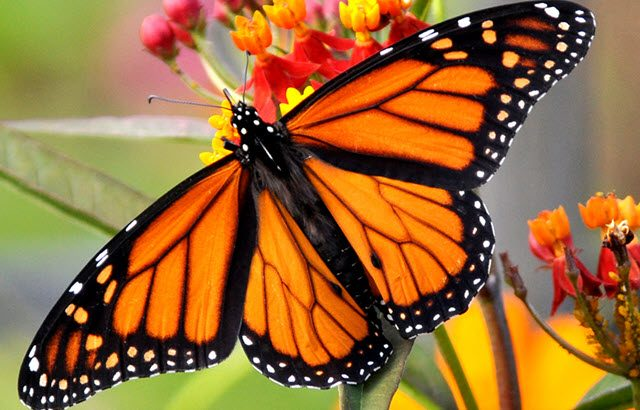
#> input picture Modulo 3 - PDI/Mariposa.jpg, 640 x 410 px
$ jupyter execute 'Detección de bordes.ipynb'
#> lines starting #> are read from the running program, lines starting #| are printed output that depends on the picture
# Detección de bordes

## Sobel

[cell 1]
from skimage import io, filters
from skimage.color import rgb2gray

[cell 2]
imagen = io.imread("Mariposa.jpg")
#> imagen is the input picture: shape (410, 640, 3); mean R, G, B 152.1, 106.3, 54.4
io.imshow(imagen)
io.show()

[cell 3]
imagGris = rgb2gray(imagen)
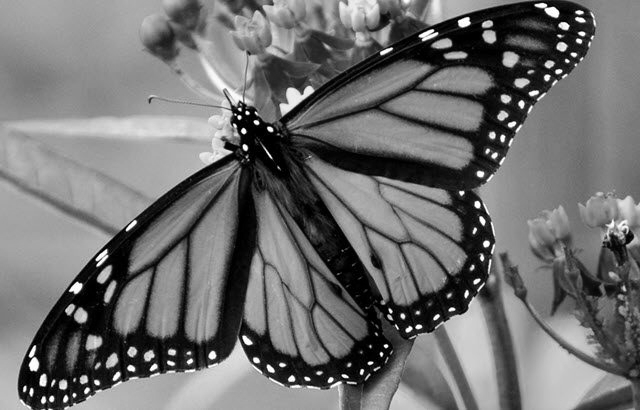
#> imagGris: shape (410, 640) float64; min 0, max 1, mean 0.44
io.imshow(imagGris)
io.show()

[cell 4]
sobel = filters.sobel(imagGris)
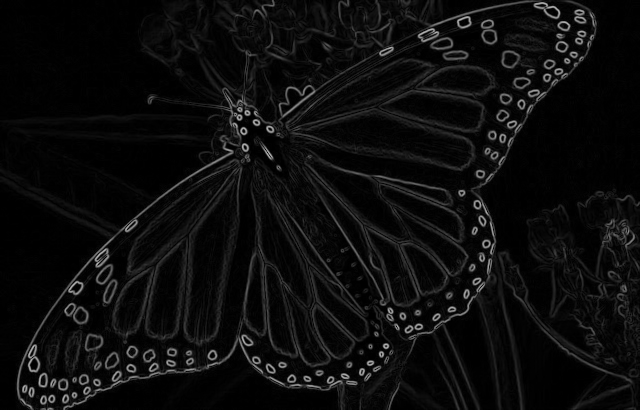
#> sobel: shape (410, 640) float64; min 0, max 0.727, mean 0.0516
io.imshow(sobel)
io.show()

## Prewit

[cell 5]
prewitt = filters.prewitt(imagGris)
io.imshow(prewitt)
io.show()

$ run again, with Modulo 3 - PDI/Gato.jpg copied over Modulo 3 - PDI/Mariposa.jpg
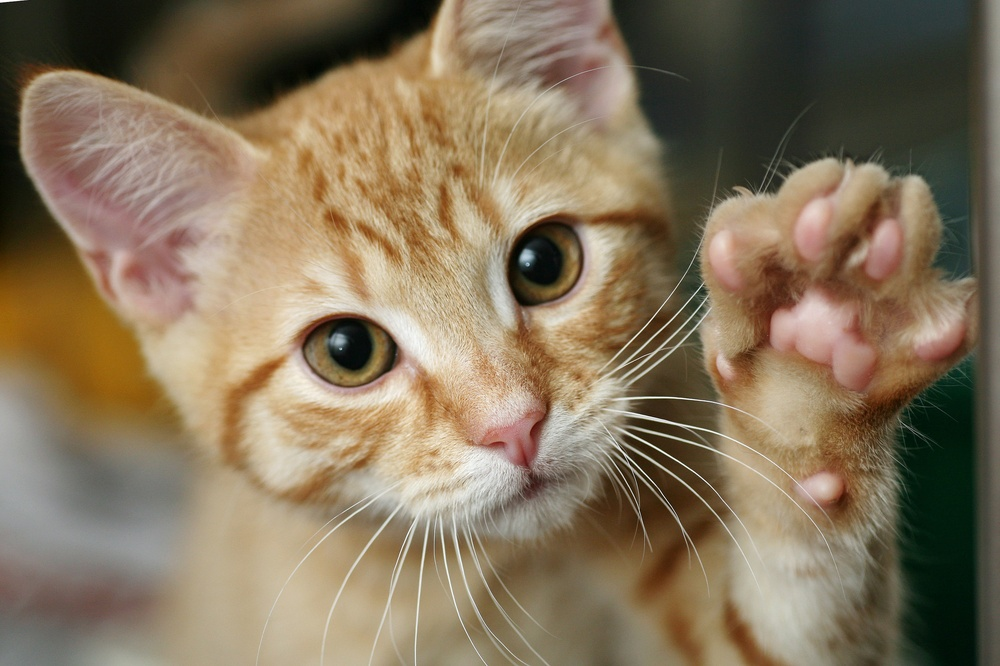
#> input picture Modulo 3 - PDI/Gato.jpg, 1000 x 666 px, shrunk from 2048 x 1364 before the run
#> imagen is the input picture: shape (666, 1000, 3); mean R, G, B 132.9, 116.3, 91.6
#> `imagGris = rgb2gray(imagen)`:
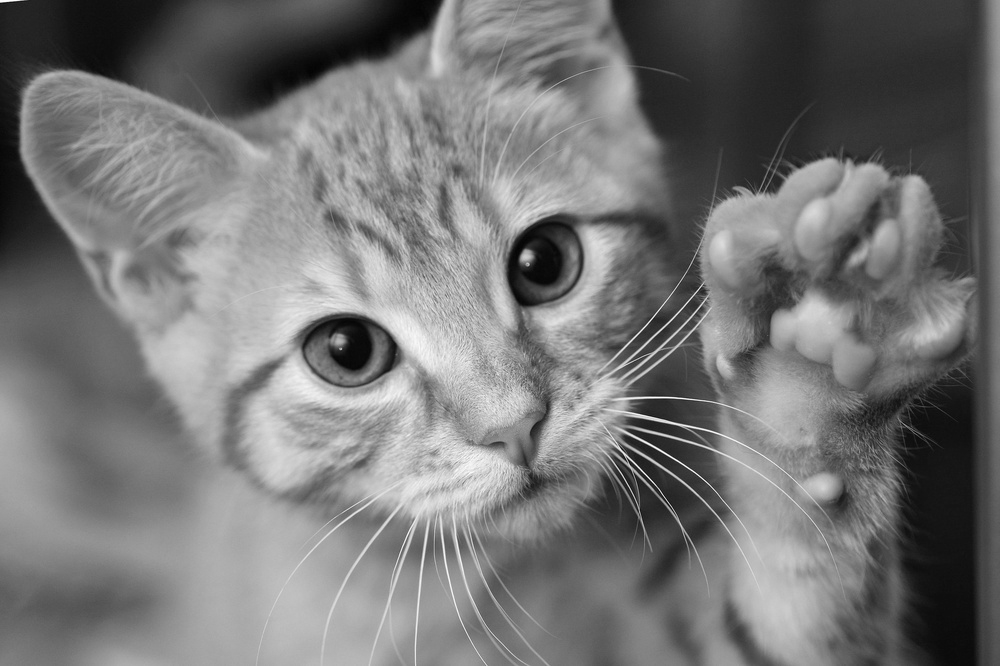
#> imagGris: shape (666, 1000) float64; min 0.0143, max 1, mean 0.463
#> `sobel = filters.sobel(imagGris)`:
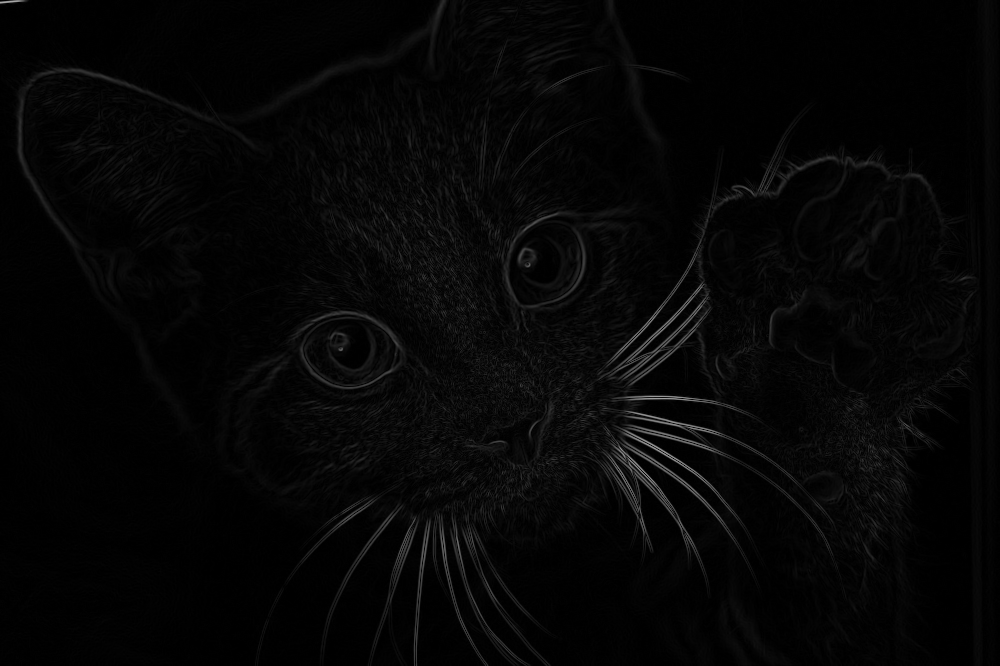
#> sobel: shape (666, 1000) float64; min 0, max 0.663, mean 0.0238

$ run again, with Modulo 3 - PDI/Ruido.jpg copied over Modulo 3 - PDI/Mariposa.jpg
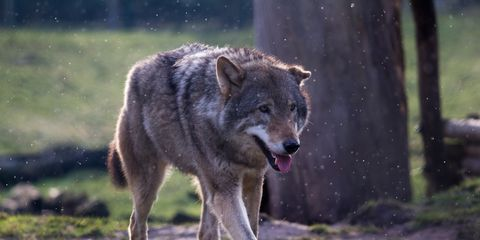
#> input picture Modulo 3 - PDI/Ruido.jpg, 480 x 240 px
#> imagen is the input picture: shape (240, 480, 3); mean R, G, B 82.6, 82.3, 85.9
#> `imagGris = rgb2gray(imagen)`:
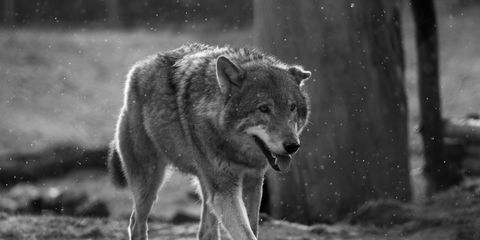
#> imagGris: shape (240, 480) float64; min 0.0014, max 0.995, mean 0.324
#> `sobel = filters.sobel(imagGris)`:
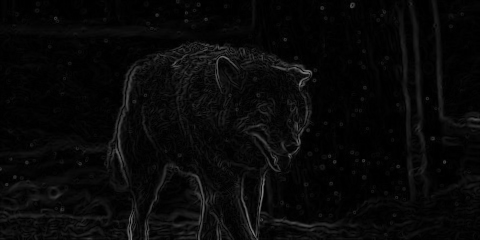
#> sobel: shape (240, 480) float64; min 0, max 0.503, mean 0.0341
